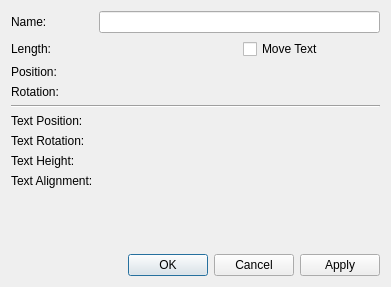
<?xml version="1.0" encoding="UTF-8"?>
<ui version="4.0">
 <class>librepcb::editor::SymbolPinPropertiesDialog</class>
 <widget class="QDialog" name="librepcb::editor::SymbolPinPropertiesDialog">
  <property name="geometry">
   <rect>
    <x>0</x>
    <y>0</y>
    <width>391</width>
    <height>287</height>
   </rect>
  </property>
  <property name="windowTitle">
   <string>Pin Properties</string>
  </property>
  <layout class="QVBoxLayout" name="verticalLayout">
   <item>
    <layout class="QFormLayout" name="formLayout">
     <item row="0" column="0">
      <widget class="QLabel" name="lblName">
       <property name="text">
        <string>Name:</string>
       </property>
      </widget>
     </item>
     <item row="0" column="1">
      <widget class="QLineEdit" name="edtName">
       <property name="maxLength">
        <number>20</number>
       </property>
      </widget>
     </item>
     <item row="1" column="0">
      <widget class="QLabel" name="lblLength">
       <property name="text">
        <string>Length:</string>
       </property>
      </widget>
     </item>
     <item row="1" column="1">
      <layout class="QHBoxLayout" name="horizontalLayout_3">
       <item>
        <widget class="librepcb::editor::UnsignedLengthEdit" name="edtLength" native="true"/>
       </item>
       <item>
        <widget class="QCheckBox" name="cbxAutoMoveText">
         <property name="toolTip">
          <string>Move text automatically when changing the pin length.</string>
         </property>
         <property name="text">
          <string>Move Text</string>
         </property>
        </widget>
       </item>
      </layout>
     </item>
     <item row="2" column="0">
      <widget class="QLabel" name="lblPosition">
       <property name="text">
        <string>Position:</string>
       </property>
      </widget>
     </item>
     <item row="2" column="1">
      <layout class="QHBoxLayout" name="horizontalLayout">
       <item>
        <widget class="librepcb::editor::LengthEdit" name="edtPosX" native="true"/>
       </item>
       <item>
        <widget class="librepcb::editor::LengthEdit" name="edtPosY" native="true"/>
       </item>
      </layout>
     </item>
     <item row="3" column="0">
      <widget class="QLabel" name="lblRotation">
       <property name="text">
        <string>Rotation:</string>
       </property>
      </widget>
     </item>
     <item row="3" column="1">
      <widget class="librepcb::editor::AngleEdit" name="edtRotation" native="true"/>
     </item>
     <item row="4" column="0" colspan="2">
      <widget class="Line" name="line">
       <property name="orientation">
        <enum>Qt::Horizontal</enum>
       </property>
      </widget>
     </item>
     <item row="5" column="0">
      <widget class="QLabel" name="lblNamePosition">
       <property name="text">
        <string>Text Position:</string>
       </property>
      </widget>
     </item>
     <item row="5" column="1">
      <layout class="QHBoxLayout" name="horizontalLayout_2">
       <item>
        <widget class="librepcb::editor::LengthEdit" name="edtNamePosX" native="true"/>
       </item>
       <item>
        <widget class="librepcb::editor::LengthEdit" name="edtNamePosY" native="true"/>
       </item>
      </layout>
     </item>
     <item row="6" column="0">
      <widget class="QLabel" name="lblNameRotation">
       <property name="text">
        <string>Text Rotation:</string>
       </property>
      </widget>
     </item>
     <item row="6" column="1">
      <widget class="librepcb::editor::AngleEdit" name="edtNameRotation" native="true"/>
     </item>
     <item row="7" column="0">
      <widget class="QLabel" name="lblNameHeight">
       <property name="text">
        <string>Text Height:</string>
       </property>
      </widget>
     </item>
     <item row="7" column="1">
      <widget class="librepcb::editor::PositiveLengthEdit" name="edtNameHeight" native="true"/>
     </item>
     <item row="8" column="0">
      <widget class="QLabel" name="lblNameAlignment">
       <property name="text">
        <string>Text Alignment:</string>
       </property>
       <property name="textFormat">
        <enum>Qt::RichText</enum>
       </property>
      </widget>
     </item>
     <item row="8" column="1">
      <widget class="librepcb::editor::AlignmentSelector" name="edtNameAlignment" native="true"/>
     </item>
    </layout>
   </item>
   <item>
    <widget class="QDialogButtonBox" name="buttonBox">
     <property name="orientation">
      <enum>Qt::Horizontal</enum>
     </property>
     <property name="standardButtons">
      <set>QDialogButtonBox::Apply|QDialogButtonBox::Cancel|QDialogButtonBox::Ok</set>
     </property>
    </widget>
   </item>
  </layout>
 </widget>
 <customwidgets>
  <customwidget>
   <class>librepcb::editor::LengthEdit</class>
   <extends>QWidget</extends>
   <header location="global">librepcb/editor/widgets/lengthedit.h</header>
   <container>1</container>
  </customwidget>
  <customwidget>
   <class>librepcb::editor::AngleEdit</class>
   <extends>QWidget</extends>
   <header location="global">librepcb/editor/widgets/angleedit.h</header>
   <container>1</container>
  </customwidget>
  <customwidget>
   <class>librepcb::editor::UnsignedLengthEdit</class>
   <extends>QWidget</extends>
   <header location="global">librepcb/editor/widgets/unsignedlengthedit.h</header>
   <container>1</container>
  </customwidget>
  <customwidget>
   <class>librepcb::editor::AlignmentSelector</class>
   <extends>QWidget</extends>
   <header location="global">librepcb/editor/widgets/alignmentselector.h</header>
   <container>1</container>
  </customwidget>
  <customwidget>
   <class>librepcb::editor::PositiveLengthEdit</class>
   <extends>QWidget</extends>
   <header location="global">librepcb/editor/widgets/positivelengthedit.h</header>
   <container>1</container>
  </customwidget>
 </customwidgets>
 <tabstops>
  <tabstop>edtName</tabstop>
  <tabstop>edtPosX</tabstop>
  <tabstop>edtPosY</tabstop>
  <tabstop>edtRotation</tabstop>
  <tabstop>edtNamePosX</tabstop>
  <tabstop>edtNamePosY</tabstop>
  <tabstop>edtNameRotation</tabstop>
  <tabstop>edtNameAlignment</tabstop>
 </tabstops>
 <resources/>
 <connections/>
</ui>
